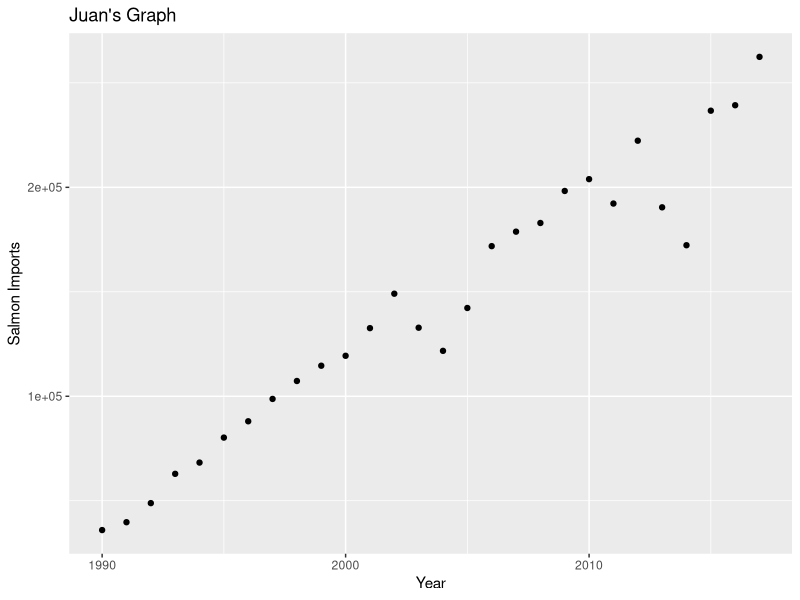
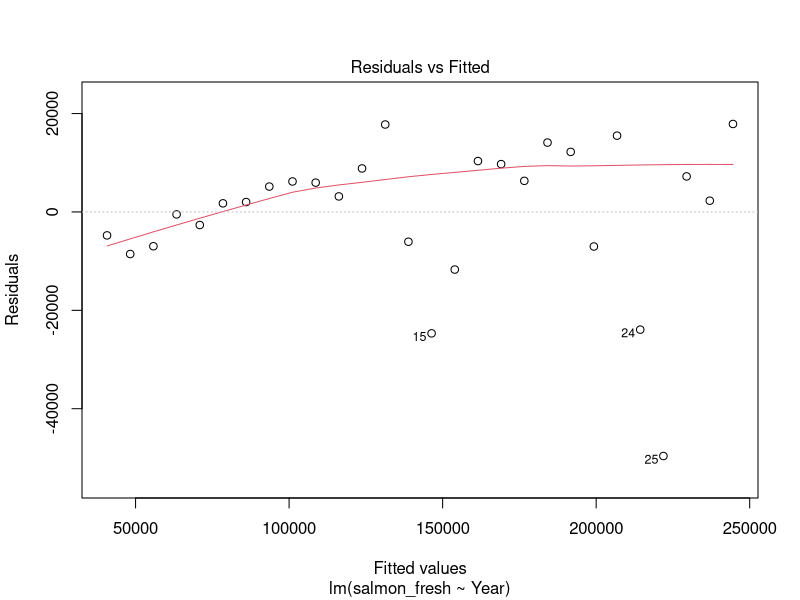
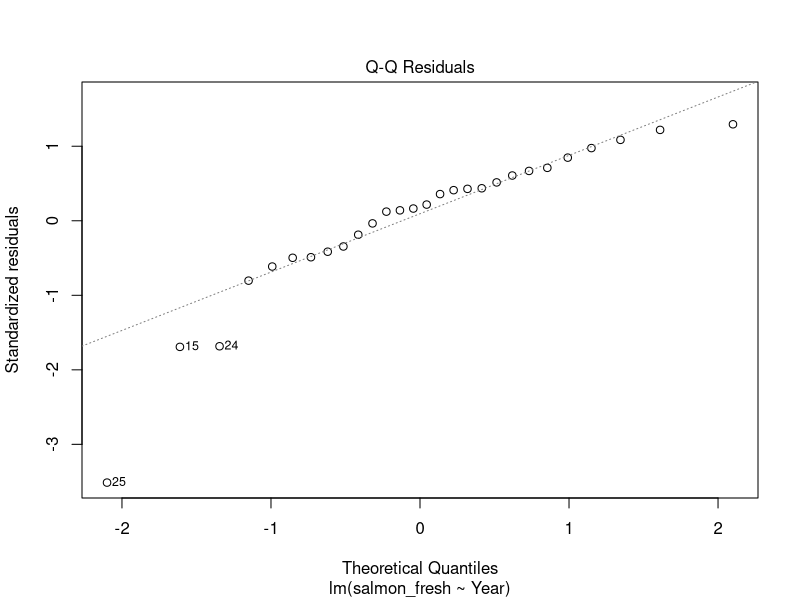
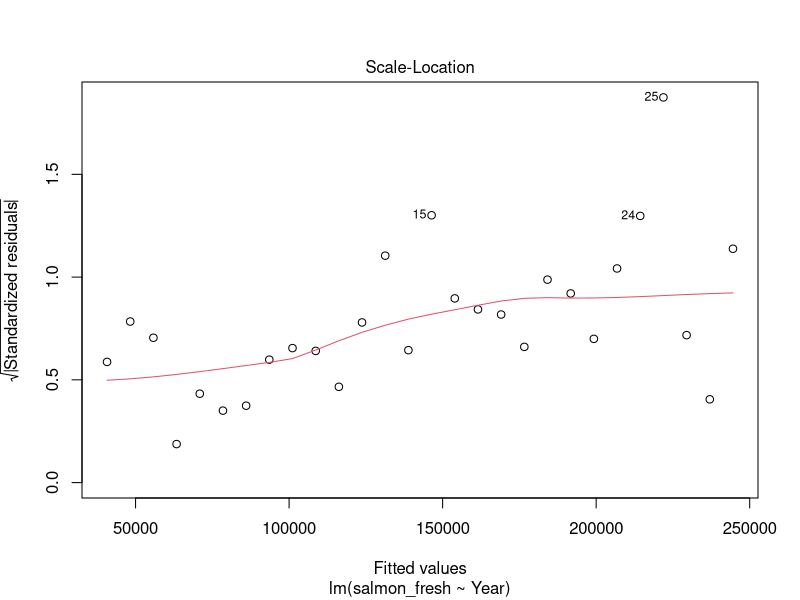
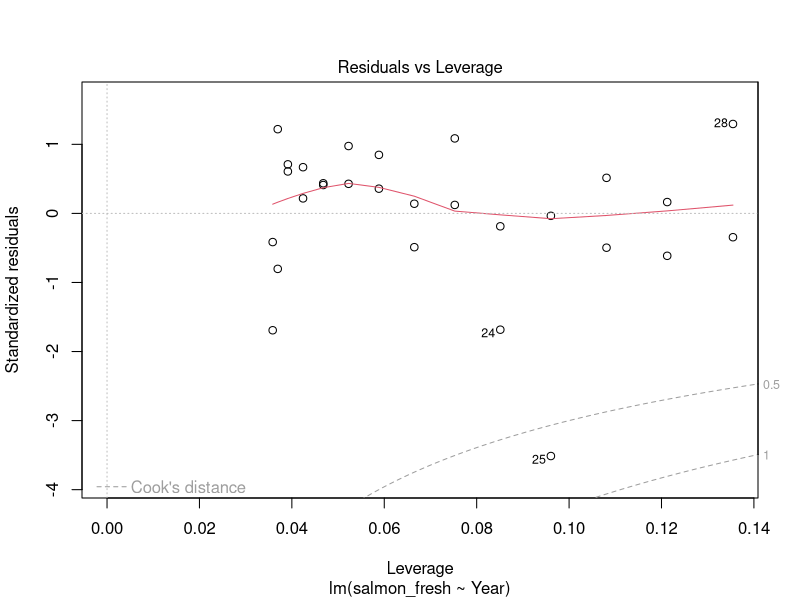
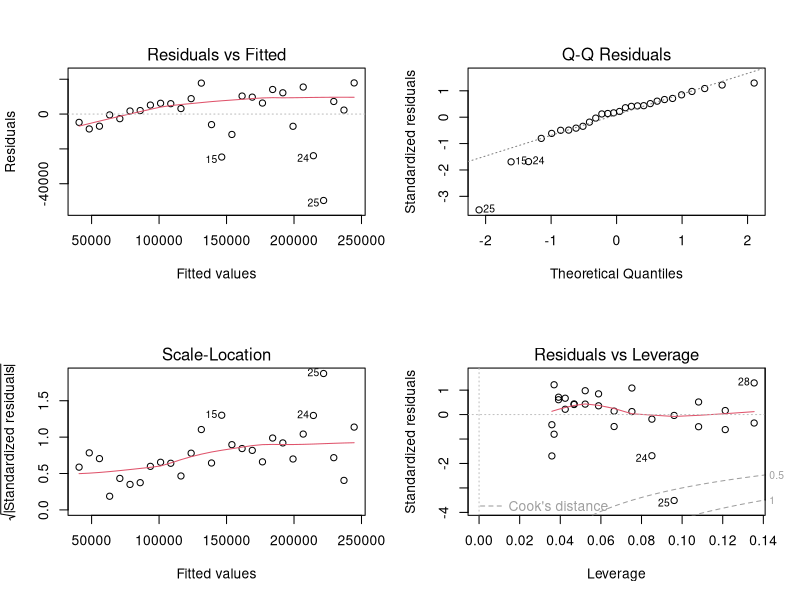
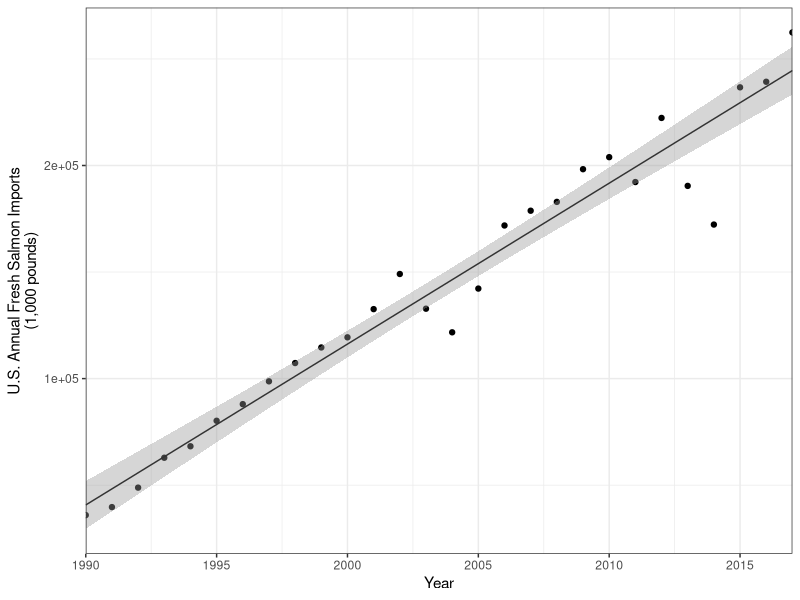

These charts were generated, in order, by the following R code:
## ---- chunk 1
knitr::opts_chunk$set(echo = TRUE)
## ---- chunk 2
# Question 3
library(tidyverse)
library(ggplot2)

salmon <- read_csv("salmon_imports.csv")
## ---- chunk 3
# Question 4
# Scatter plot
salmon_plot <- ggplot(salmon, aes(x = Year, y = salmon_fresh)) +
  geom_point() +
  labs(x = "Year", y = "Salmon Imports", title="Juan's Graph")

salmon_plot
## ---- chunk 4
# Question 5
# Model for linear regression
salmon_model <- lm(salmon_fresh ~ Year, data = salmon)

salmon_model

# salmon(imports) = -14982940 + 7550*year
# slope is negative indicating a downward trend. 

## ---- chunk 5
# Question 6
plot(salmon_model)
# Residuals = normlly distributed
# no concern for heteroscedastity or outliers

par(mfrow = c(2,2))
plot(salmon_model)
## ---- chunk 6
# Question 7
summary(salmon_model)

salmon_summary <- summary(salmon_model)
salmon_summary

# Year predicts salmon imports
# R-squared is the percentage of the response variable variation that is explained by a linear model
# What proportion of variance is not explained?
## ---- chunk 7
# Question 8

salmon_final_graph <- ggplot(salmon, aes(x = Year, y = salmon_fresh)) +
  geom_point() +
  geom_smooth(method = lm, se = TRUE, size = 0.5, color = "gray20") +
  theme_bw() +
  scale_x_continuous(expand = c(0,0), limits = c(1990, 2017)) +
  labs(x = "Year", y = "U.S. Annual Fresh Salmon Imports\n(1,000 pounds)")

salmon_final_graph
